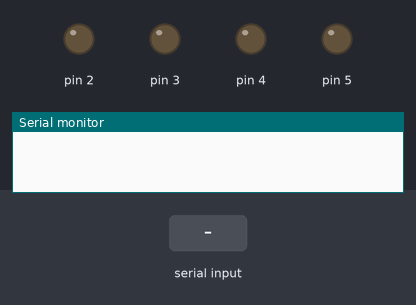
Bench run of a sketch on a simulated Arduino Uno, built with avr-gcc and run on an emulated ATmega328P. Shown: output pins drawn as LEDs (lit = HIGH), the last lines printed to the serial monitor. Inputs (shaded band) come from the test bench.

Above: at 1.2 s.
1.3 s: "1" received over Serial
At 1.6 s:
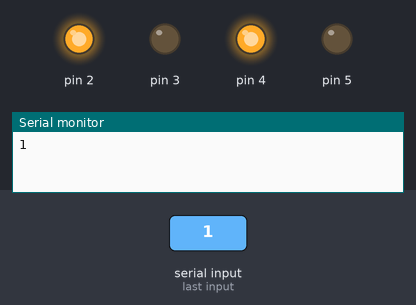
2.8 s: "2" received over Serial
At 4.0 s:
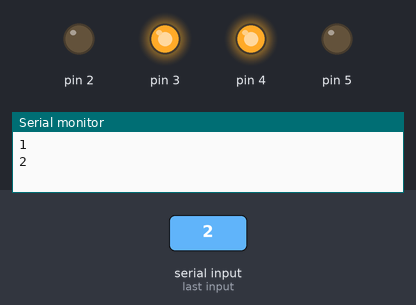
4.3 s: "3" received over Serial
At 5.1 s:
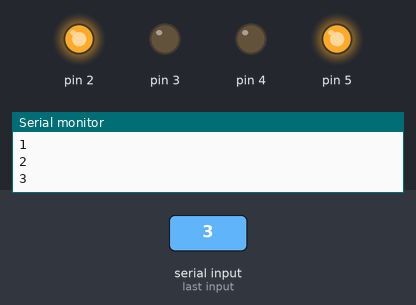
5.8 s: "4" received over Serial
At 6.3 s:
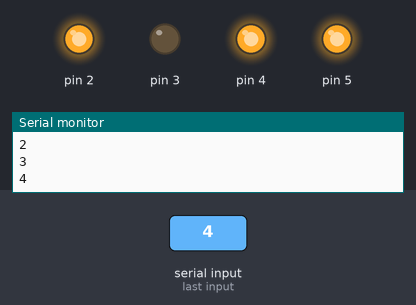
7.3 s: "0" received over Serial
At 8.6 s:
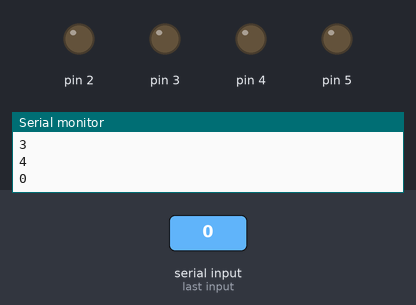
Timing chart, 0 to 9.8 s (numbered marks = the images above; inputs shaded):
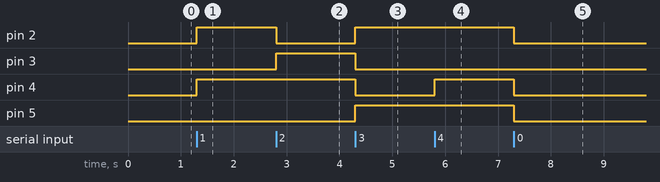

The sketch:

AFZAL_CAR.ino
```cpp
char data = 0;  void setup() {     Serial.begin(9600);                                     pinMode(2,OUTPUT);     pinMode(3,OUTPUT);     pinMode(4,OUTPUT);     pinMode(5,OUTPUT); } void loop() {    if(Serial.available() > 0)      {       data = Serial.read();               Serial.println(data);                    if(data == '1')                  {                 digitalWrite(2,HIGH);              digitalWrite(3,LOW);              digitalWrite(4,HIGH);              digitalWrite(5,LOW);       }       else if(data == '2')          {                    digitalWrite(2,LOW);              digitalWrite(3,HIGH);              digitalWrite(4,HIGH);              digitalWrite(5,LOW);       }       else if(data == '3')          {                    digitalWrite(2,HIGH);              digitalWrite(3,LOW);              digitalWrite(4,LOW);              digitalWrite(5,HIGH);       }       else if(data == '4')          {                    digitalWrite(1,LOW);              digitalWrite(2,HIGH);              digitalWrite(3,LOW);              digitalWrite(4,HIGH);       }       else       {              digitalWrite(2,LOW);              digitalWrite(3,LOW);              digitalWrite(4,LOW);              digitalWrite(5,LOW);        }    } }
```

Measured:
- after the input at 1.3 s, pin 2, pin 4: LOW → HIGH at once
- after the input at 2.8 s, pin 2: HIGH → LOW at once; pin 3: LOW → HIGH at once
- after the input at 4.3 s, pin 2, pin 5: LOW → HIGH at once; pin 3, pin 4: HIGH → LOW at once
- after the input at 5.8 s, pin 4: LOW → HIGH at once
- after the input at 7.3 s, pin 2, pin 4, pin 5: HIGH → LOW at once
